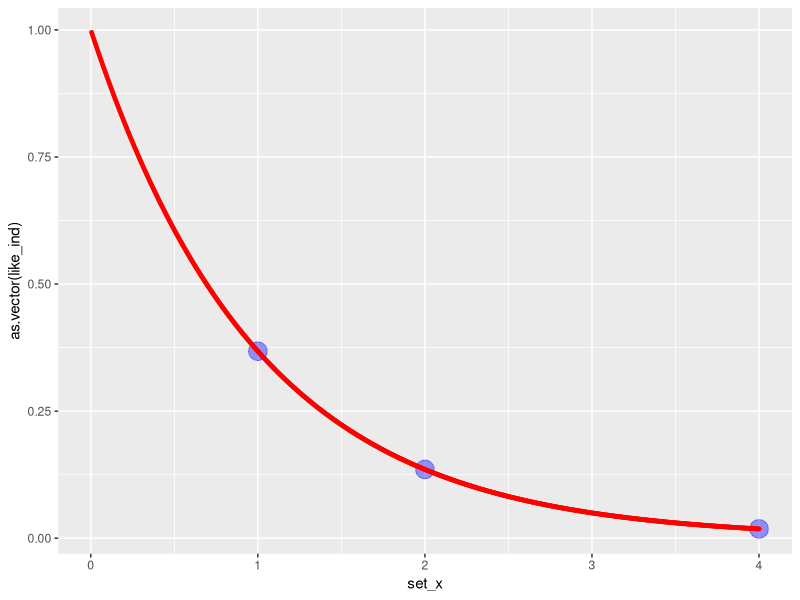

Reproduce this figure in R.
rm(list=ls())
if(! require(ggplot2))
	{install.packages("ggplot2")}
library("ggplot2")
## (a) 
x = (1:800)/200
theta = 1
exp_fun = theta*exp(-theta*x)
#plot(x,exp_fun, type = "l", col = "red", lwd = 3)

##b
set_x = c(1,2,4)
like_ind = NULL
theta = 1
for(i in 1:length(set_x))
{ 
	temp = theta*exp(-theta*set_x[i])
	like_ind = cbind(like_ind, temp)
}
p1 <- ggplot() + geom_point(alpha = 0.4, colour = "blue", aes(x = set_x, y = as.vector(like_ind), size = 0.31))
p1 <- p1 + geom_point(alpha = 1.0, colour = "red", aes(x = x, y = exp_fun, size = 0.3)) + theme(legend.position="none")
p1
